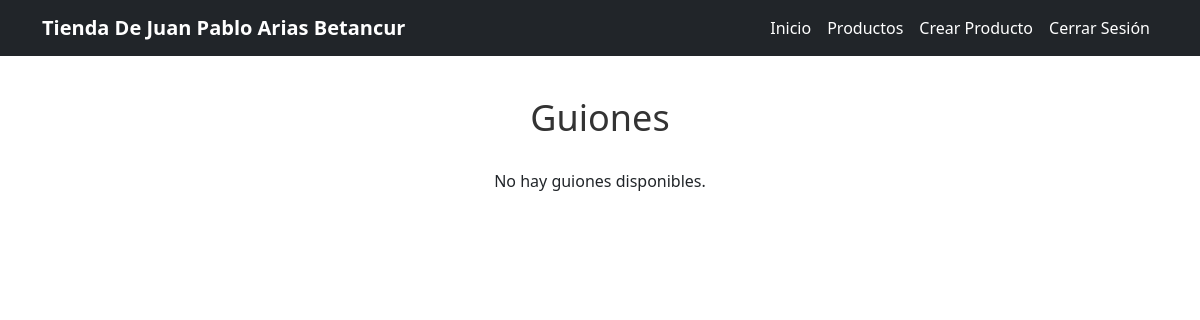
The app's page /guiones/ (signed in), older data.
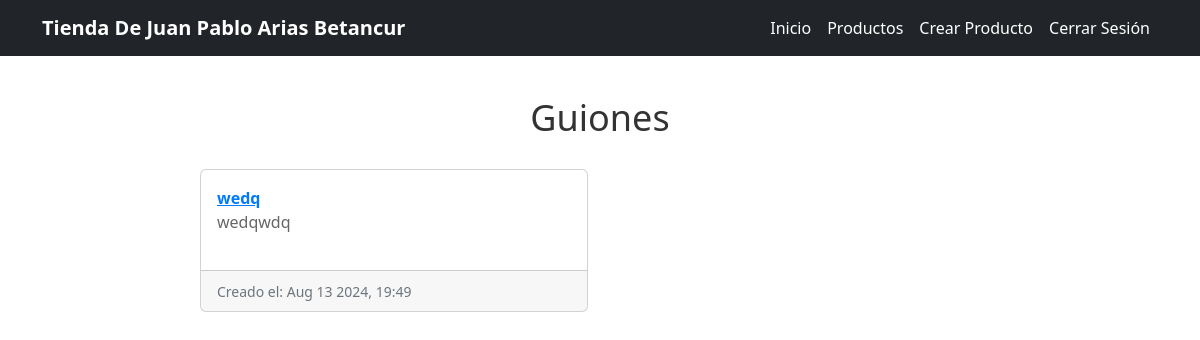
The same page, newer data.
### tasks/models.py (models this page shows, shortened)
class Guion(models.Model):
    title = models.CharField(max_length=200)
    description = models.TextField(max_length=1000)
    created = models.DateTimeField(auto_now_add=True)
    datecompleted = models.DateTimeField(null=True, blank=True)
    important = models.BooleanField(default=False)
    user = models.ForeignKey(User, on_delete=models.CASCADE)
    actor_position = models.CharField(max_length=100, blank=True, null=True)  # Nuevo campo

### tasks/views.py (the view)
# urls.py: path('guiones/', views.guiones, name='guiones'),
@login_required
def guiones(request):
    guiones = Guion.objects.filter(user=request.user, datecompleted__isnull=True)
    return render(request, 'guiones.html', {"guiones": guiones})

### tasks/templates/guiones.html (shortened to what this page needs)
{% extends 'base.html' %}
{% block content %}
<link rel="stylesheet" href="https://cdn.jsdelivr.net/npm/bootstrap@5.2.0/dist/css/bootstrap.min.css">
<div class="tasks-container">
  <h1>Guiones</h1>
  {% if guiones %}
  <div class="row row-cols-1 row-cols-md-2 g-4">
    {% for guion in guiones %}
    <div class="col">
      <div class="card h-100{% if guion.datecompleted %} completed{% endif %}">
        <div class="card-body">
          <a href="{% url 'guion_detail' guion.id %}" class="card-title">
            {% if guion.important %}
            <strong>{{ guion.title }}</strong>
            {% else %}
            {{ guion.title }}
            {% endif %}
          </a>
          <p class="card-text">{{ guion.description }}</p>
        </div>
        <div class="card-footer text-muted">
          <small>
            {% if guion.datecompleted %}
              Completado el: {{ guion.datecompleted|date:'M j Y, H:i' }}
            {% else %}
              Creado el: {{ guion.created|date:'M j Y, H:i' }}
            {% endif %}
          </small>
        </div>
      </div>
    </div>
    {% endfor %}
  </div>
  {% else %}
  <p class="text-center">No hay guiones disponibles.</p>
  {% endif %}
</div>
{% endblock %}

### tasks/templates/base.html (shortened to what this page needs)
<!DOCTYPE html>
<html lang="en">
<head>
  <link rel="stylesheet" href="https://cdn.jsdelivr.net/npm/bootstrap@5.2.0/dist/css/bootstrap.min.css">
</head>
<body>
  {% include '_navbar.html' %}
  {% block content %}
  {% endblock %}
</body>
</html>

### tasks/templates/_navbar.html (shortened to what this page needs)
<!DOCTYPE html>
<html lang="en">
<head>
  <link href="https://cdn.jsdelivr.net/npm/bootstrap@5.2.0/dist/css/bootstrap.min.css" rel="stylesheet">
</head>
<body>
<nav class="navbar navbar-expand-lg navbar-dark bg-dark">
  <div class="container">
    <a class="navbar-brand" href="{% url 'home' %}">Tienda De Juan Pablo Arias Betancur</a>
    <div class="collapse navbar-collapse" id="navbarNav">
      <ul class="navbar-nav ms-auto">
        <li class="nav-item">
          <a href="{% url 'home' %}" class="nav-link">Inicio</a>
        </li>
        {% if user.is_authenticated %}
        <li class="nav-item">
          <a href="{% url 'guiones' %}" class="nav-link">Productos</a>
        </li>
        <li class="nav-item">
          <a href="{% url 'create_guion' %}" class="nav-link">Crear Producto</a>
        </li>
        <li class="nav-item">
          <a class="nav-link" href="{% url 'logout' %}">Cerrar Sesión</a>
        </li>
        {% endif %}
      </ul>
    </div>
  </div>
</nav>
</body>
</html>

### tasks/templates/base.html (style rules this page uses)
.navbar { background-color: #333; }
.navbar-brand { color: #fff; font-weight: bold; }
.navbar-nav .nav-link { color: #fff; }

### tasks/templates/_navbar.html (style rules this page uses)
.navbar { background-color: #333; }
.navbar-brand { color: #fff; font-weight: bold; }
.navbar-nav .nav-link { color: #fff; }

### tasks/templates/guiones.html (style rules this page uses)
.tasks-container { margin-top: 40px; max-width: 800px; margin-left: auto; margin-right: auto; }
h1 { text-align: center; margin-bottom: 30px; font-size: 36px; color: #333; }
.card { margin-bottom: 20px; transition: transform 0.2s; }
.card-title { color: #007bff; font-weight: bold; }
.card-text { color: #666; }

Row changes from the older to the newer data that the page shows:
added Guion: title "wedq", description "wedqwdq", created "Aug 13 2024, 19:49"
Text that changed along with them:
text no longer shown: "No hay guiones disponibles."
